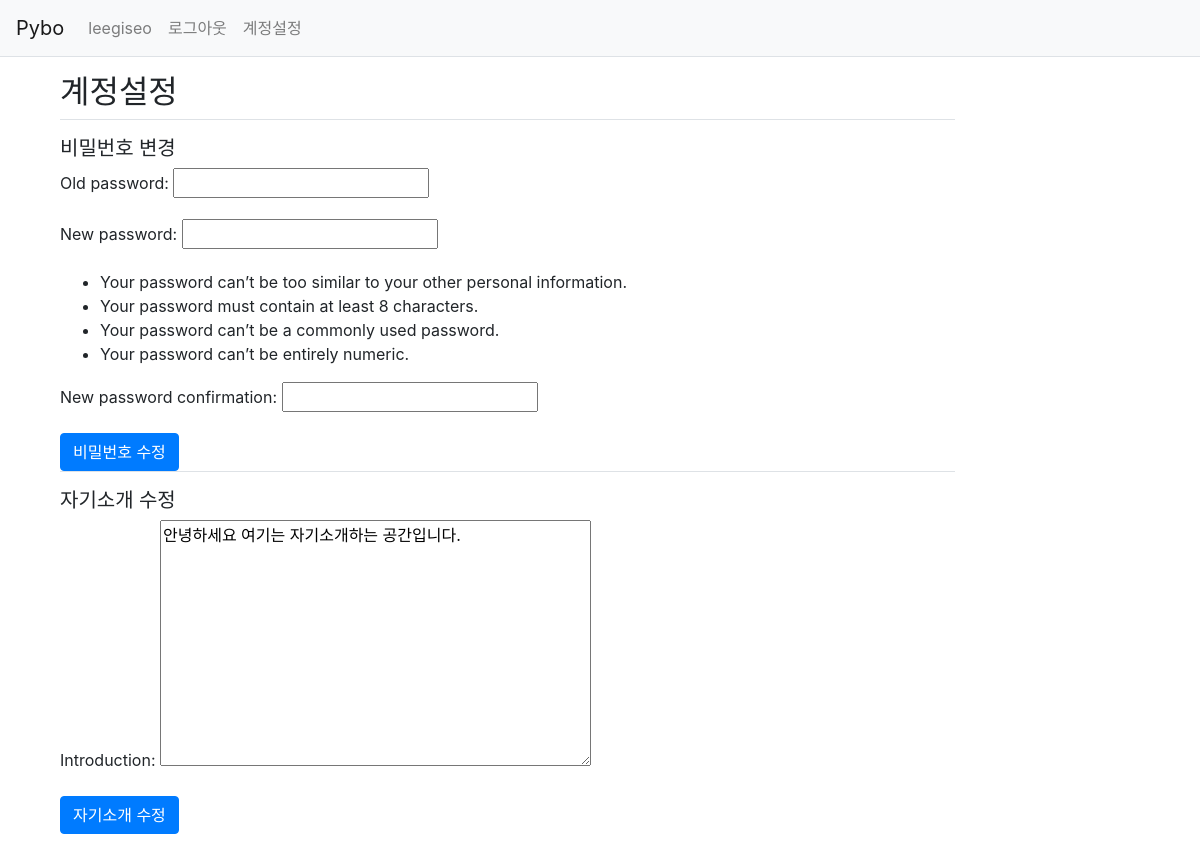
/common/account-settings/ (signed in), run on an earlier commit of the app's database.
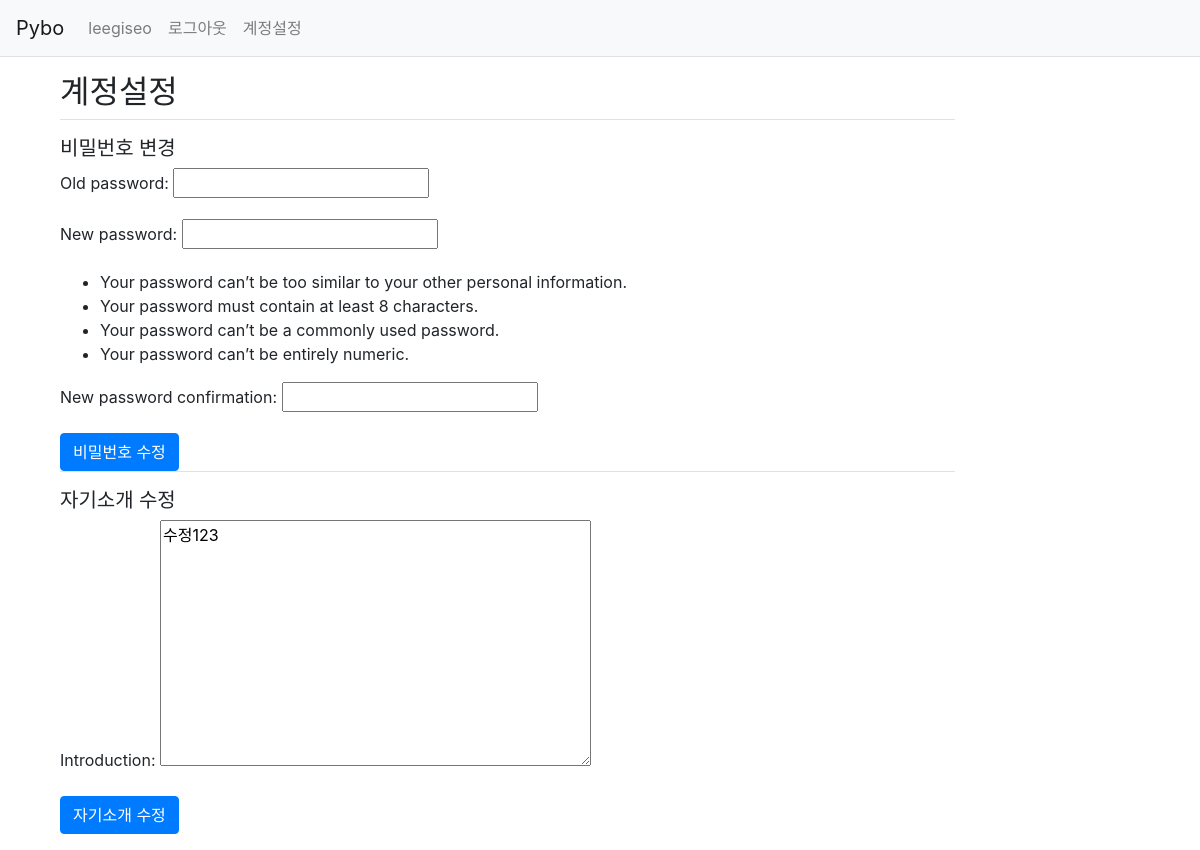
And on a later commit of the database.
### pybo/models.py (models this page shows)
class Profile(models.Model):
    author = models.OneToOneField(User, on_delete=models.CASCADE)
    introduction = models.TextField(max_length=5000, null=True, blank=True)

### common/views.py (the view)
# urls.py: path('account-settings/', views.account_settings, name='account_settings'),
@login_required
def account_settings(request):
    profile, _ = Profile.objects.get_or_create(author=request.user)
    if request.method == 'POST':
        if 'password_submit' in request.POST:
            password_form = PasswordChangeForm(request.user, request.POST)
            if password_form.is_valid():
                password_form.save()
                update_session_auth_hash(request, password_form.user)
                messages.success(request, '비밀번호가 성공적으로 업데이트되었습니다.')
                return redirect('common:account_settings')
        elif 'profile_submit' in request.POST:
            profile_form = ProfileForm(request.POST, instance=profile)
            if profile_form.is_valid():
                profile_form.save()
                messages.success(request, '자기소개가 성공적으로 업데이트되었습니다.')
                return redirect('common:account_settings')
    else:
        password_form = PasswordChangeForm(request.user)
        profile_form = ProfileForm(instance=profile)
    return render(request, 'common/account_settings.html', {'password_form': password_form, 'profile_form': profile_form})

### common/forms.py
class ProfileForm(forms.ModelForm):
    class Meta:
        model = Profile
        fields = ['introduction']

### templates/common/account_settings.html (shortened to what this page needs)
{% extends 'base.html' %}
{% block content %}
<div class="container my-3 d-flex">
    <div class="col-10 flex-grow-1">
        <h2>계정설정</h2>
        <ul class="border-bottom"></ul>
        <h5>비밀번호 변경</h5>
        <form action="{% url 'common:account_settings' %}" method="post">
            {{ password_form.as_p }}
            <button type="submit" name="password_submit" class="btn btn-primary">비밀번호 수정</button>
        </form>
        <ul class="border-bottom"></ul>
        <h5>자기소개 수정</h5>
        <form action="{% url 'common:account_settings' %}" method="post">
            {{ profile_form.as_p }}
            <button type="submit" name="profile_submit" class="btn btn-primary">자기소개 수정</button>
        </form>
    </div>
</div>
{% endblock %}

What changed in the data, as far as the page shows it:
changed Profile: introduction "안녕하세요 여기는 자기소개하는 공간입니다." → "수정123"
